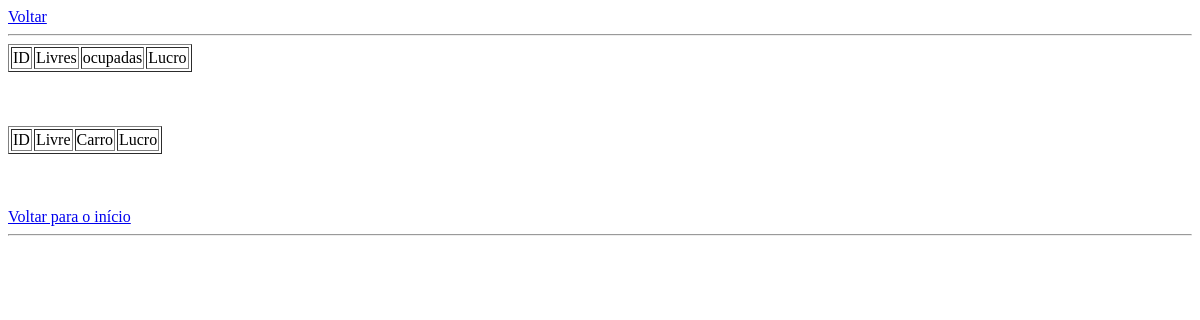
The app's page /Trabalho_semestral/listar_estacionamento.php, older data.
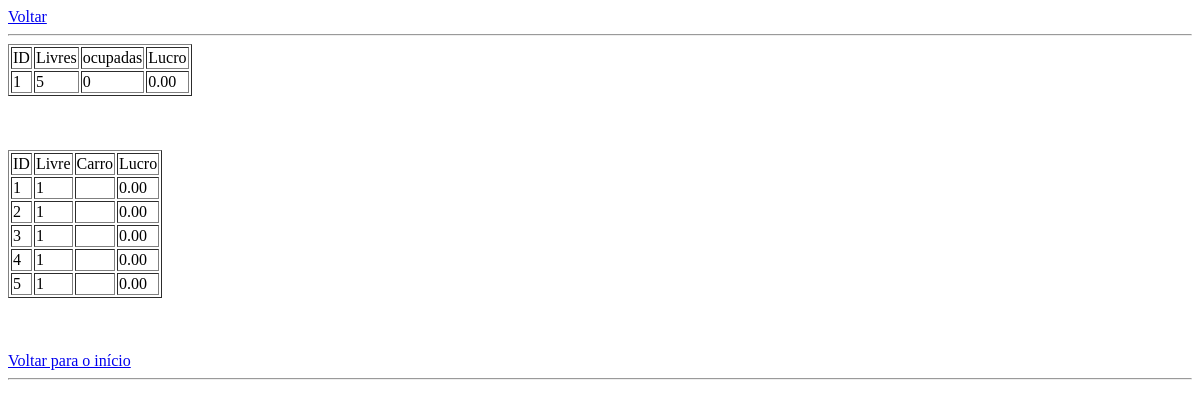
The same page, newer data.
### tables this page shows
CREATE TABLE `estacionamento` (
  `id` int(10) UNSIGNED NOT NULL,
  `vagas_livres` int(10) UNSIGNED DEFAULT NULL,
  `vagas_ocupadas` int(10) UNSIGNED DEFAULT NULL,
  `lucro` decimal(10,2) UNSIGNED DEFAULT NULL
);

CREATE TABLE `vaga` (
  `id` int(10) UNSIGNED NOT NULL,
  `livre` tinyint(1) DEFAULT NULL,
  `carro` varchar(7) DEFAULT NULL,
  `entrada` timestamp NULL DEFAULT NULL,
  `saida` timestamp NOT NULL DEFAULT '0000-00-00 00:00:00',
  `preco_hora` decimal(10,2) DEFAULT NULL,
  `saldo` decimal(10,2) DEFAULT NULL,
  `estacionamento_id` int(10) UNSIGNED DEFAULT NULL
);

### Trabalho_semestral/listar_estacionamento.php (the view, shortened to what this page needs)
<!DOCTYPE html>
<html>
<head>
</head>
<body>
<?php
    include 'conexao.php';
?>
<a href="seguro.php"> Voltar</a>
    <hr>
<table border="1">
    <tr>
        <td>ID</td>
        <td>Livres</td>
        <td>ocupadas</td>
        <td>Lucro</td>
    </tr>
    <?php
        $query = "select * from estacionamento";
        $result = mysqli_query($conn, $query);
        while ($linha = mysqli_fetch_array($result)) {
        ?>
        <tr>
            <td><?=$linha["id"]?></td>
            <td><?=$linha["vagas_livres"]?></td>
            <td><?=$linha["vagas_ocupadas"]?></td>
            <td><?=$linha["lucro"]?></td>
        </tr>
        <?php
        }
    ?>
</table>
<br><br><br>
<table border="1">
    <tr>
        <td>ID</td>
        <td>Livre</td>
        <td>Carro</td>
        <td>Lucro</td>
    </tr>
    <?php
        $query = "select * from vaga";
        $result = mysqli_query($conn, $query);
        while ($linha = mysqli_fetch_array($result)) {
        ?>
        <tr>
            <td><?=$linha["id"]?></td>
            <td><?=$linha["livre"]?></td>
            <td><?=$linha["carro"]?></td>
            <td><?=$linha["saldo"]?></td>
        </tr>
        <?php
        }
    ?>
</table>
<br><br><br>
<a href="seguro.php">Voltar para o início</a>
<hr>
</body>

Row changes from the older to the newer data that the page shows:
added estacionamento: id "1", vagas_livres "5", vagas_ocupadas "0", lucro "0.00"
added vaga: id "1", livre "1", saldo "0.00"
added vaga: id "2", livre "1", saldo "0.00"
added vaga: id "3", livre "1", saldo "0.00"
added vaga: id "4", livre "1", saldo "0.00"
added vaga: id "5", livre "1", saldo "0.00"
